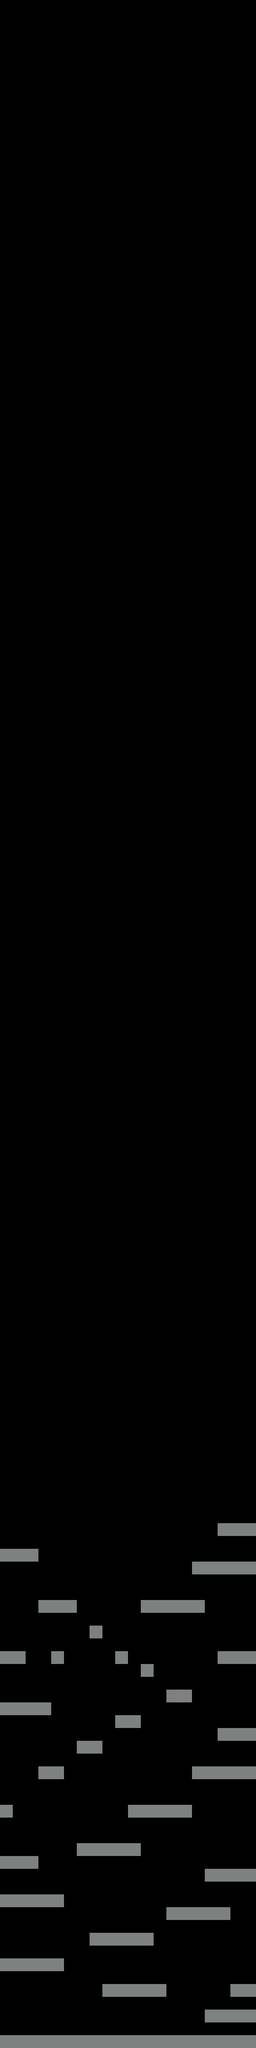

Below is a game level as drawn by its tile map, then a one-line description and the .tmx that defines it (tile-layer data replaced by summaries):
An orthogonal 20x160 tile map with 32x32 px tiles, 2 tile layers (backgroundLayer, groundLayer).

<map version="1.0" tiledversion="1.0.3" orientation="orthogonal" renderorder="right-down" width="20" height="160" tilewidth="32" tileheight="32" nextobjectid="1">
 <tileset firstgid="1" source="../maps/simple.tsx" />
 <layer name="backgroundLayer" width="20" height="160">
  <data>[3200 cells, 0 non-empty, 0 distinct tile ids]</data>
 </layer>
 <layer name="groundLayer" width="20" height="160">
  <data>[3200 cells, 117 non-empty, 1 distinct tile ids]</data>
 </layer>
 <objectgroup name="Object Layer 1" />
</map>
